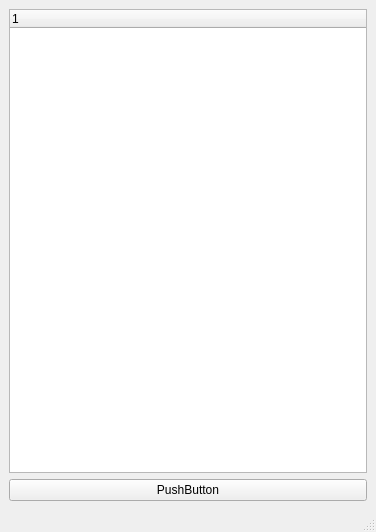
<?xml version="1.0" encoding="UTF-8"?>
<ui version="4.0">
 <class>MainWindow</class>
 <widget class="QMainWindow" name="MainWindow">
  <property name="geometry">
   <rect>
    <x>0</x>
    <y>0</y>
    <width>376</width>
    <height>532</height>
   </rect>
  </property>
  <property name="windowTitle">
   <string>MainWindow</string>
  </property>
  <widget class="QWidget" name="centralwidget">
   <layout class="QVBoxLayout" name="verticalLayout">
    <item>
     <widget class="QTreeWidget" name="treeWidget">
      <column>
       <property name="text">
        <string notr="true">1</string>
       </property>
      </column>
     </widget>
    </item>
    <item>
     <widget class="QPushButton" name="pushButton">
      <property name="text">
       <string>PushButton</string>
      </property>
     </widget>
    </item>
   </layout>
  </widget>
  <widget class="QMenuBar" name="menubar">
   <property name="geometry">
    <rect>
     <x>0</x>
     <y>0</y>
     <width>376</width>
     <height>20</height>
    </rect>
   </property>
  </widget>
  <widget class="QStatusBar" name="statusbar"/>
 </widget>
 <resources/>
 <connections/>
</ui>
